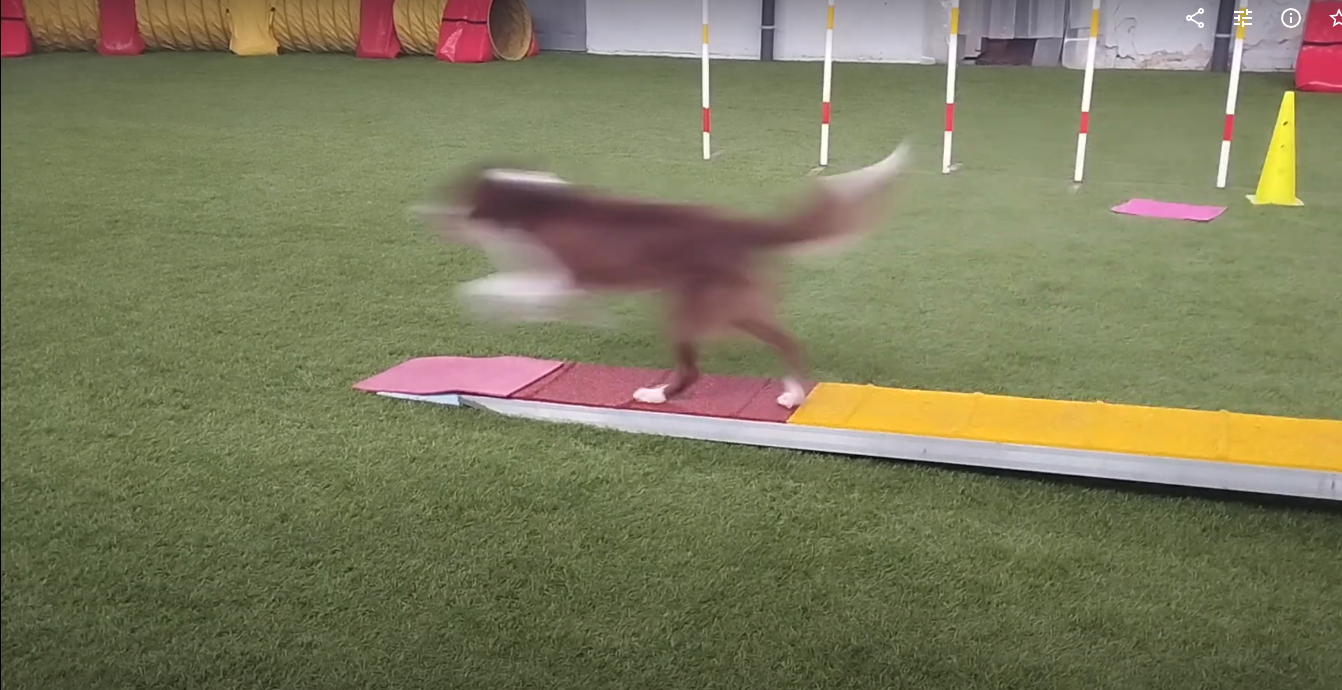
#> input picture images/Joy/2024-04-01_11-23.png, 1342 x 690 px; its folder holds only this picture in this run
$ python detect.py   (older library calls are emulated)
#> lines starting #> are read from the running program, lines starting #| are printed output that depends on the picture; after the words box and inside, x2 and y2 are one past the last pixel; in counts of white or black regions, pixels touching at a corner belong together
#> in image_laplacian_pipeline, image is the input picture: shape (690, 1342, 3); mean B, G, R 91.6, 122.5, 123.6
# ----------------------------- Image processing ------------------------------------

"""
    Task:
        Perform preprocessing of images to facilitate the subsequent identification of certain objects in the image.
        The images provided are screenshots from a video of a dog moving quickly on the dogwalk.
        It is necessary to determine whether the hind legs of the dog have entered the exit zone of the dogwalk.
        The dogwalk is yellow, and the exit zone is pink/red.
    Stages of the Process:
    1. Formalization of the Image Processing Task:
        After research, 4 main approaches to object edge detection were selected:
            1. Laplacian filter
            2. Image clustering using the k-means method
            3. Canny filter
            4. Creation of a boolean mask
        To ensure the correct operation of these methods, various combinations of image preprocessing were used:
            1. Histogram equalization
            2. Image enhancement by adjusting its hue, saturation, and value
            3. Image smoothing (noise reduction)
            4. Image segmentation based on color features

    2. Data Formation:
        The input data consists of pre-selected screenshots from the video,
        compiled in a project folder named 'images/Joy'.

    3. Presentation of Results:
        The result of each image processing pipeline is saved in a separate project folder with the respective name
        'images/Joy_out_pipeline_name'.
        Based on the results of all pipelines, a final compilation of processed images is formed
        in the folder 'images/Joy_out_comparison'.

"""


import cv2
import numpy as np
from matplotlib import pyplot as plt
import os


# ------------------ Filters block ------------------------

def hist_equalization(image):
    """
        Apply histogram equalization to the input image to enhance its contrast.

        This function takes an input image and applies histogram equalization to the Y channel
        of its YUV color space representation. It then converts the equalized YUV image back to
        the BGR color space and displays the original and equalized images side by side.

        Parameters:
        - image (numpy.ndarray): The input image to be equalized.

        Returns:
        - numpy.ndarray: The histogram equalized image.
    """
    img = image

    img_yuv = cv2.cvtColor(img, cv2.COLOR_BGR2YUV)

    # equalize the histogram of the Y channel
    img_yuv[:, :, 0] = cv2.equalizeHist(img_yuv[:, :, 0])

    # convert the YUV image back to RGB format
    img_output = cv2.cvtColor(img_yuv, cv2.COLOR_YUV2BGR)

    cv2.imshow('Color input image', img)
    cv2.imshow('Histogram equalized', img_output)

    cv2.waitKey(0)
    cv2.destroyAllWindows()

    return img_output


def color_segmentation(image):
    """
        Segment an image based on color using masks derived from HSV color space.

        This function converts the input image to RGB and then to HSV color spaces.
        It defines masks for specific color ranges (pink, grey, green, yellow) in the HSV color space.
        The final segmented image is obtained by bitwise ANDing the original image with the combined mask.

        Parameters:
        - image (numpy.ndarray): The input image to be segmented.

        Returns:
        - tuple: A tuple containing:
            - numpy.ndarray: The segmented image.
            - numpy.ndarray: The combined mask used for segmentation.
    """
    image = image
    image = cv2.cvtColor(image, cv2.COLOR_BGR2RGB)

    hsv_img = cv2.cvtColor(image, cv2.COLOR_RGB2HSV)

    ## mask of pink (145,100,20) ~ (175, 255,255)
    mask_pink = cv2.inRange(hsv_img, (140, 50, 10), (175, 255, 255))
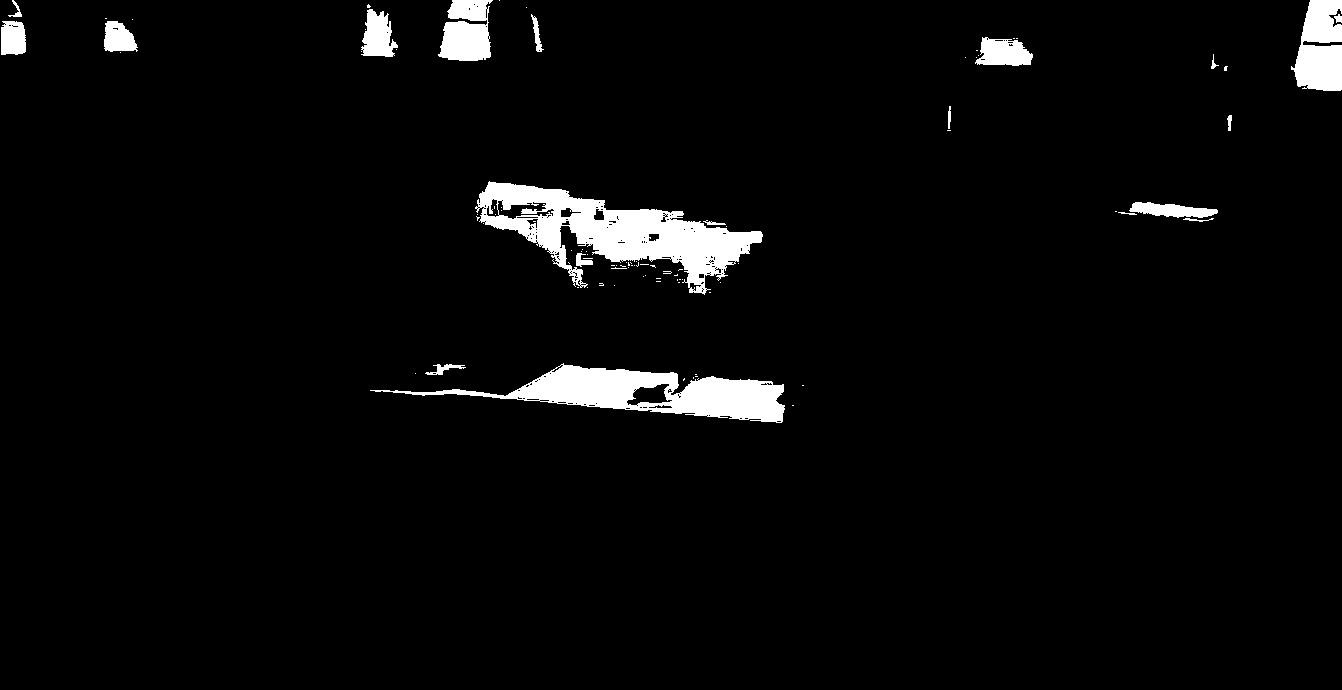
#> mask_pink: shape (690, 1342); 3.6% white; 93 white regions (73 under 20 px), largest, box (x1, y1, x2, y2) and area: (475, 181, 763, 295) 12510, (370, 363, 785, 423) 9339, (1291, 0, 1342, 91) 3467

    ## mask of grey (110,50,50) ~ (130,255,255)
    mask_grey = cv2.inRange(hsv_img, (0, 0, 0), (255, 10, 255))
    not_mask_grey = cv2.bitwise_not(mask_grey)

    ## mask of green (36,0,0) ~ (70, 255,255)
    mask_green = cv2.inRange(hsv_img, (36, 0, 0), (70, 255, 255))
    not_mask_green = cv2.bitwise_not(mask_green)

    ## mask of yellow (15,0,0) ~ (36, 255, 255)
    mask_yellow = cv2.inRange(hsv_img, (15, 0, 0), (36, 255, 255))
    not_mask_yellow = cv2.bitwise_not(mask_yellow)

    mask_all = (not_mask_green & not_mask_yellow & not_mask_grey) | mask_pink
    result_image = cv2.bitwise_and(image, image, mask=mask_all)

    plt.subplot(1, 2, 1)
    plt.imshow(mask_all, cmap="gray")
    plt.subplot(1, 2, 2)
    plt.imshow(result_image)
    plt.show()

    return result_image, mask_all


def color_enhancement(image, hue_coeff, saturation_coeff, val_coeff):
    """
        Enhance the color of an image by adjusting its hue, saturation, and value.

        This function converts an input image from the BGR color space to the HSV color space.
        Then, it adjusts the hue, saturation, and value of the image based on the provided coefficients.
        After the adjustments, the image is converted back to the BGR color space.

        Parameters:
        - image (numpy.ndarray): The input image to be color-enhanced.
        - hue_coeff (float): Coefficient to adjust the hue of the image.
        - saturation_coeff (float): Coefficient to adjust the saturation of the image.
        - val_coeff (float): Coefficient to adjust the value of the image.

        Returns:
        - numpy.ndarray: The color-enhanced image.
    """
#> called with hue_coeff = 1, saturation_coeff = 0.4, val_coeff = 0.7
    # Convert the image from BGR to HSV color space
    image = cv2.cvtColor(image, cv2.COLOR_RGB2HSV)

    # Adjust the hue, saturation, and value of the image
    # Adjusts the hue by multiplying it by hue_coeff
    image[:, :, 0] = image[:, :, 0] * hue_coeff
    # Adjusts the saturation by multiplying it by saturation_coeff
    image[:, :, 1] = image[:, :, 1] * saturation_coeff
    # Adjusts the value by multiplying it by val_coeff
    image[:, :, 2] = image[:, :, 2] * val_coeff

    # Convert the image back to BGR color space
    color_enhancement_image = cv2.cvtColor(image, cv2.COLOR_HSV2BGR)

    cv2.imshow('color enhancement', color_enhancement_image)

    cv2.waitKey(0)
    cv2.destroyAllWindows()

    return color_enhancement_image


def remove_noise(image):
    """
        Remove noise from an image using a median filter.

        This function applies a median filter to the input image to remove noise.
        A median filter is effective in reducing salt-and-pepper noise without blurring edges.

        Parameters:
        - image (numpy.ndarray): The input image with noise.

        Returns:
        - numpy.ndarray: The image after noise removal using median filtering.
    """
    # Remove noise using a median filter
    filtered_image = cv2.medianBlur(image, 5)

    cv2.imshow('Median Blur', filtered_image)

    cv2.waitKey(0)
    cv2.destroyAllWindows()

    return filtered_image


# ------------------ Edge detectors block ------------------------

def laplacian(image):
    """
        Sharpen an image using the Laplacian operator.

        The Laplacian operator is applied to enhance the edges in an image, which results in sharpening.
        This function takes an input image and applies the Laplacian operator to sharpen it.

        Parameters:
        - image (numpy.ndarray): The input image to be sharpened.

        Returns:
        - numpy.ndarray: The sharpened image using the Laplacian operator.
    """
    # Sharpen the image using the Laplacian operator
    sharpened_image = cv2.Laplacian(image, cv2.CV_64F, ksize=9)

    cv2.imshow('Laplacian Sharpening', sharpened_image)

    cv2.waitKey(0)
    cv2.destroyAllWindows()

    return sharpened_image


def kmeans(image):
    """
        Apply the K-means clustering algorithm to segment an image.

        This function reshapes the input image into a format suitable for K-means clustering.
        It then applies the K-means algorithm to segment the image into 'K' clusters.
        The resulting clustered image is displayed using OpenCV.

        Parameters:
        - image (numpy.ndarray): The input image to be segmented.

        Returns:
        - numpy.ndarray: The image after applying K-means clustering.
    """
    img = image
    Z = img.reshape((-1, 3))
    # convert to np.float32
    Z = np.float32(Z)
    # define criteria, number of clusters(K) and apply kmeans()
    criteria = (cv2.TERM_CRITERIA_EPS + cv2.TERM_CRITERIA_MAX_ITER, 10, 1.0)
    K = 3
    ret, label, center = cv2.kmeans(Z, K, None, criteria, 10, cv2.KMEANS_RANDOM_CENTERS)
#> ret = 111425390.9; center = [[72.99, 71.73, 81.88], [127.4, 123.7, 131.9], [0.0602, 0.0569, 0.0574]]
    # Now convert back into uint8, and make original image
    center = np.uint8(center)
#> center = [[72, 71, 81], [127, 123, 131], [0, 0, 0]]
    res = center[label.flatten()]
    kmeans_image = res.reshape((img.shape))
    cv2.imshow('kmeans clustered image', kmeans_image)

    cv2.waitKey(0)
    cv2.destroyAllWindows()

    return kmeans_image


def canny(image):
    """
        Apply the Canny edge detection algorithm to the input image.

        This function applies the Canny edge detection algorithm to the input image using
        predefined parameters for lower and upper thresholds, aperture size, and gradient
        calculation method (L2Gradient). It then displays the resulting edge-detected image.

        Parameters:
        - image (numpy.ndarray): The input image to be processed.

        Returns:
        - numpy.ndarray: The image after applying the Canny edge detection.
    """
    img = image

    # Defining all the parameters
    t_lower = 100  # Lower Threshold
    t_upper = 300  # Upper threshold
    aperture_size = 3  # Aperture size
    L2Gradient = True  # Boolean

    # Applying the Canny Edge filter
    # with Aperture Size and L2Gradient
    canny_img = cv2.Canny(img, t_lower, t_upper,
                          apertureSize=aperture_size,
                          L2gradient=L2Gradient)

    cv2.imshow('Canny', canny_img)

    cv2.waitKey(0)
    cv2.destroyAllWindows()

    return canny_img


# ------------------ Pipelines block ------------------------


def image_laplacian_pipeline(image_path):
    """
        Process an image using a sequence of operations:
        histogram equalization, color segmentation, and Laplacian sharpening.

        Parameters:
        - image_path (str): Path to the input image file.

        Returns:
        - sharpened_image: Image after applying the Laplacian sharpening.
    """
    image = cv2.imread(image_path)
    image = hist_equalization(image)
    image, mask = color_segmentation(image)
    image = laplacian(image)

    return image


def image_kmeans_pipeline(image_path):
    """
        Process an image using a sequence of operations:
        color segmentation, color enhancement, and K-means clustering.

        Parameters:
        - image_path (str): Path to the input image file.

        Returns:
        - kmeans_image: Image after applying K-means clustering.
    """
    image = cv2.imread(image_path)
    image, mask = color_segmentation(image)
    image = color_enhancement(image, 1, 0.4, 0.7)
    image = kmeans(image)

    return image


def image_mask_pipeline(image_path):
    """
        Process an image using a sequence of operations:
        histogram equalization, color enhancement, noise removal,
        and color segmentation to generate a mask.

        Parameters:
        - image_path (str): Path to the input image file.

        Returns:
        - mask: Generated mask after segmentation.
    """
    image = cv2.imread(image_path)
    image = hist_equalization(image)
    image = color_enhancement(image, 0.7, 1.5, 0.5)
#> call 2 of color_enhancement, with hue_coeff = 0.7, saturation_coeff = 1.5, val_coeff = 0.5
#> in color_enhancement (call 2), `color_enhancement_image = cv2.cvtColor(image, cv2.COLOR_HSV2BGR)`:
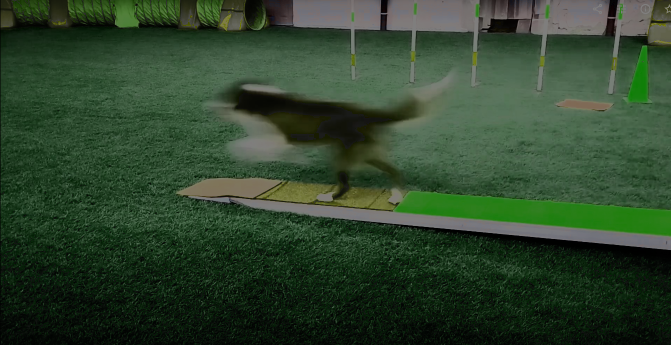
#> color_enhancement_image: shape (690, 1342, 3) (shown at 1/2 size); mean R, G, B 46.3, 68.1, 44.6
    image = remove_noise(image)
    image, mask = color_segmentation(image)
#> in color_segmentation (call 3), `mask_green = cv2.inRange(hsv_img, (36, 0, 0), (70, 255, 255))`:
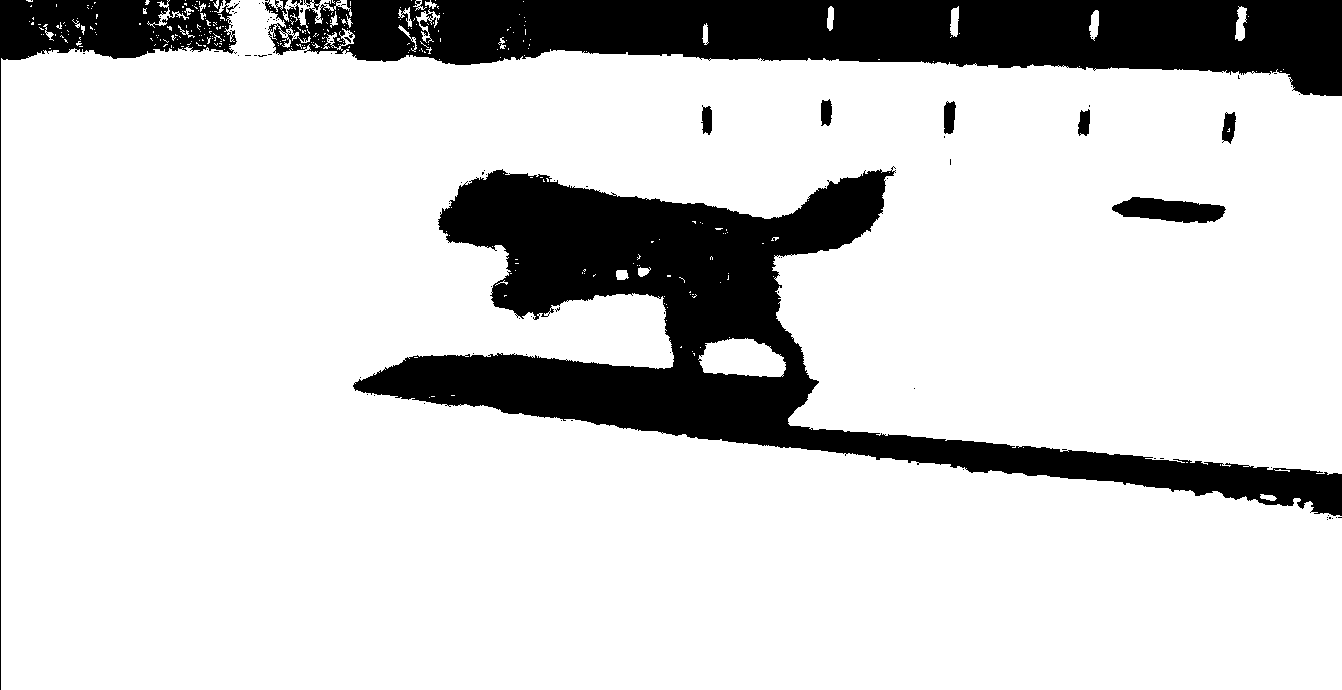
#> mask_green: shape (690, 1342); 82.2% white; 95 black regions (86 under 20 px), largest, box (x1, y1, x2, y2) and area: (353, 166, 1342, 516) 85175, (265, 0, 1342, 96) 64458, (0, 0, 239, 690) 11960
    return mask


def image_canny_pipeline(image_path):
    """
        Process an image using a sequence of operations:
        histogram equalization, color segmentation, noise removal,
        and edge detection using Canny.

        Parameters:
        - image_path (str): Path to the input image file.

        Returns:
        - image: Image after applying the Canny edge detection.
    """
    image = cv2.imread(image_path)
    image = hist_equalization(image)
    image, mask = color_segmentation(image)
    image = remove_noise(image)
    image = canny(image)
    return image


# ------------------ Image processing block ------------------------


def concat_images(*images_pathes):
    """
        Concatenate multiple images vertically with white borders in between.

        This function takes a variable number of image paths as input.
        It loads each image, adds a white border to the bottom of each image,
        and concatenates them vertically. The resulting image is returned.

        Parameters:
        - *images_pathes (str): Variable number of paths to the images to be concatenated.

        Returns:
        - numpy.ndarray: The concatenated image.
    """
    pathes = images_pathes
    white = [255, 255, 255]
    image1 = cv2.imread(pathes[0], 0)
    image1 = cv2.copyMakeBorder(image1, 0, 20, 0, 0, cv2.BORDER_CONSTANT, value=white)
    res = image1
    for path in pathes[1:]:
        image = cv2.imread(path, 0)
        image = cv2.copyMakeBorder(image, 0, 20, 0, 0, cv2.BORDER_CONSTANT, value=white)
        res = cv2.vconcat([res, image])

    return res


def compare_directories(*directories_path_in, directory_path_out):
    """
        Compare images from multiple input directories and concatenate them vertically.
        Save the resulting concatenated images to an output directory.

        This function takes multiple input directories and an output directory path.
        For each filename found in the first input directory, it looks for the same
        filename in all input directories, concatenates the corresponding images
        vertically with white borders in between, and saves the resulting image to the
        output directory.

        Parameters:
        - *directories_path_in (str): Variable number of paths to input directories.
        - directory_path_out (str): Path to the output directory where concatenated images will be saved.

        Returns:
        - None
    """
#> called with directory_path_out = 'images/Joy_out_comparison'
    directories = directories_path_in
    for filename in os.listdir(directories[0]):
        filenames = []
        for directory in directories:
            filepath = os.path.join(directory, filename)
            filenames.append(filepath)

        result_image = concat_images(*filenames)
        f_out = os.path.join(directory_path_out, filename)
        cv2.imwrite(f_out, result_image)
    return


def process_directory(directory_path_in, process, directory_path_out):
    """
        Process images from a directory using a specified image processing function
        and save the results to an output directory.

        Parameters:
        - directory_path_in (str): Input directory path containing images.
        - process (function): Image processing function to apply to each image.
        - directory_path_out (str): Output directory path to save processed images.

        Returns:
        None
    """
    for filename in os.listdir(directory_path_in):
        f_in = os.path.join(directory_path_in, filename)
        result_image = process(f_in)
        f_out = os.path.join(directory_path_out, filename)
        cv2.imwrite(f_out, result_image)
    return


# ------------------ Main function block ------------------------

def main():
    """
        Main function to process images from the 'Joy' directory using various image
        processing pipelines and save the results to respective output directories.
        Additionally, it compiles the processed images from different directories
        into a single user-friendly format.

        Parameters:
        None

        Returns:
        None
    """
    # assign directory
    directory_input = 'images/Joy'
    directory_laplacian_output = 'images/Joy_out_laplacian'
    directory_kmeans_output = 'images/Joy_out_kmeans'
    directory_mask_output = 'images/Joy_out_mask'
    directory_canny_output = 'images/Joy_out_canny'

    # running pipelines for image processing
    process_directory(directory_input, image_laplacian_pipeline, directory_laplacian_output)
    process_directory(directory_input, image_kmeans_pipeline, directory_kmeans_output)
    process_directory(directory_input, image_mask_pipeline, directory_mask_output)
    process_directory(directory_input, image_canny_pipeline, directory_canny_output)

    # compile results of image processing in user-friendly format
    directory_output = 'images/Joy_out_comparison'

    directories = [directory_input,
                   directory_laplacian_output,
                   directory_kmeans_output,
                   directory_mask_output,
                   directory_canny_output]
    compare_directories(*directories, directory_path_out=directory_output)

    print('Image processing complete.\n You can find results in folder "Joy_out_comparison"')


if __name__ == '__main__':
    main()
